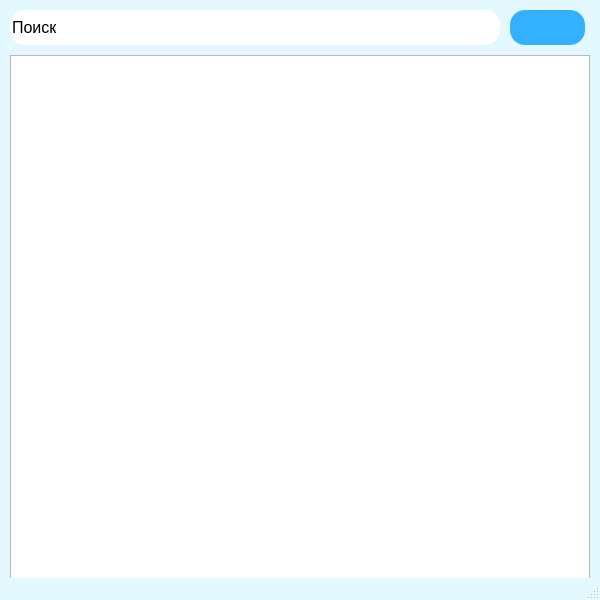
<?xml version="1.0" encoding="UTF-8"?>
<ui version="4.0">
 <class>MainWindow</class>
 <widget class="QMainWindow" name="MainWindow">
  <property name="geometry">
   <rect>
    <x>0</x>
    <y>0</y>
    <width>600</width>
    <height>600</height>
   </rect>
  </property>
  <property name="minimumSize">
   <size>
    <width>600</width>
    <height>600</height>
   </size>
  </property>
  <property name="maximumSize">
   <size>
    <width>600</width>
    <height>600</height>
   </size>
  </property>
  <property name="windowTitle">
   <string>Новый чат</string>
  </property>
  <property name="windowIcon">
   <iconset>
    <normaloff>../files/app_images/чат.png</normaloff>../files/app_images/чат.png</iconset>
  </property>
  <property name="styleSheet">
   <string notr="true">QMainWindow {
                background-color: rgb(228, 249, 255);
                }
#pushButton {
	background-color: rgb(51, 177, 255);
	border-radius: 15px;
	font: 10pt &quot;Arial&quot;;
	color: rgb(255, 255, 255);
}
#pushButton:hover {
	border-radius: 16px;
	background-color: rgb(52, 202, 232);
}
#pushButton:pressed {
	border-radius: 17px;
	background-color: rgb(0, 222, 0);
}
QLineEdit {
	border-radius: 15px;
	font: 12pt &quot;Arial&quot;;
}
QLineEdit:hover {
	font: 75 12pt &quot;Arial&quot;;
	background-color: rgb(250, 250, 250);
}
QLabel {
	font: bold, Arial, 15px;

}
QStatusBar {
	font: font: bold, Arial, 8px;
	color: red;
}
            </string>
  </property>
  <widget class="QWidget" name="centralwidget">
   <widget class="QListWidget" name="listWidget">
    <property name="geometry">
     <rect>
      <x>10</x>
      <y>55</y>
      <width>580</width>
      <height>535</height>
     </rect>
    </property>
    <property name="font">
     <font>
      <family>Arial</family>
      <pointsize>14</pointsize>
      <weight>75</weight>
      <bold>true</bold>
     </font>
    </property>
    <property name="styleSheet">
     <string notr="true">QPushButton {
                        background-color: rgb(51, 177, 255);
                        border-radius: 17px;
                        font: 10pt &quot;Arial&quot;;
                        color: rgb(255, 255, 255);
                        border: 3px solid #ffffff;
                        }
                        QPushButton:hover {
                        border-radius: 19px;
                        background-color: rgb(52, 202, 232);
                        }
                        QPushButton:pressed {
                        border-radius: 20px;
                        background-color: rgb(0, 222, 0);
                        }
                    </string>
    </property>
   </widget>
   <widget class="QLineEdit" name="lineEdit">
    <property name="geometry">
     <rect>
      <x>10</x>
      <y>10</y>
      <width>490</width>
      <height>35</height>
     </rect>
    </property>
    <property name="font">
     <font>
      <family>Arial</family>
      <pointsize>12</pointsize>
      <weight>50</weight>
      <italic>false</italic>
      <bold>false</bold>
     </font>
    </property>
    <property name="text">
     <string>Поиск</string>
    </property>
   </widget>
   <widget class="QPushButton" name="pushButton">
    <property name="geometry">
     <rect>
      <x>510</x>
      <y>10</y>
      <width>75</width>
      <height>35</height>
     </rect>
    </property>
    <property name="text">
     <string/>
    </property>
    <property name="icon">
     <iconset>
      <normaloff>../files/app_images/Лупа.png</normaloff>../files/app_images/Лупа.png</iconset>
    </property>
    <property name="iconSize">
     <size>
      <width>50</width>
      <height>32</height>
     </size>
    </property>
   </widget>
  </widget>
  <widget class="QStatusBar" name="statusBar">
   <property name="styleSheet">
    <string notr="true">QStatusBar#statusBar {
                    color: red;
                    font: bold;}</string>
   </property>
  </widget>
 </widget>
 <resources/>
 <connections/>
</ui>
